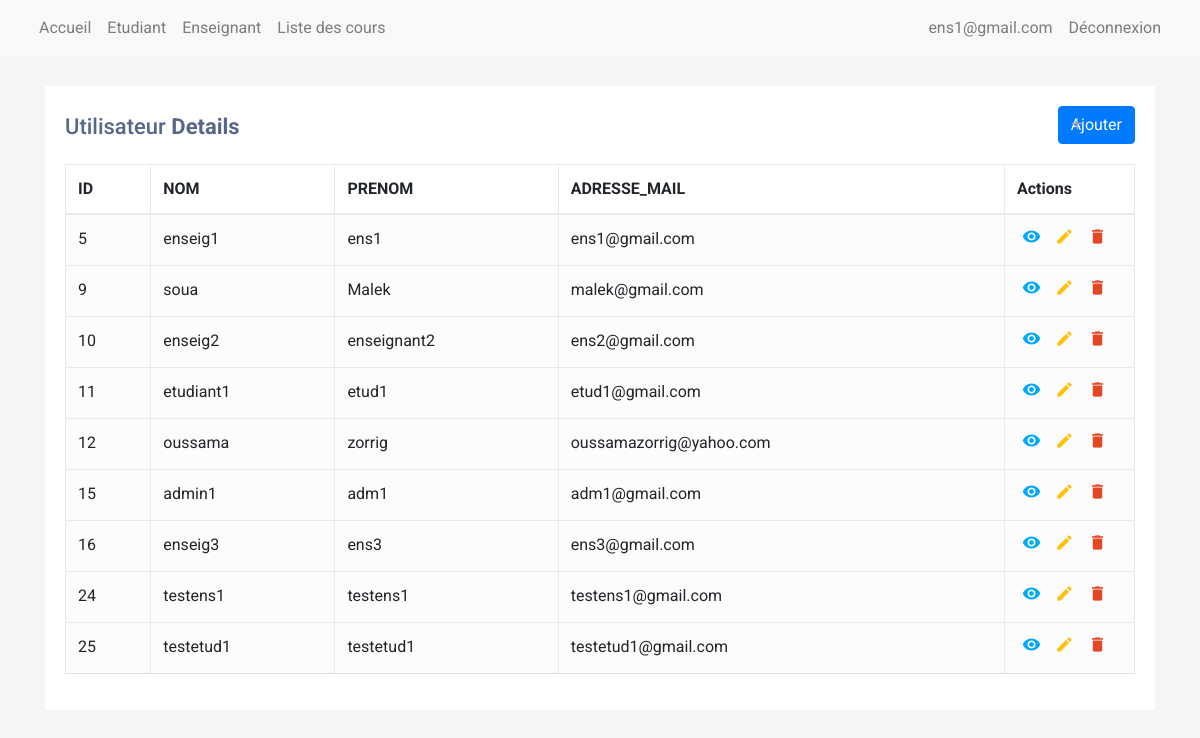
Screenshot of /miniprojet/Accueil_admin.php (signed in) with the database file from the repository.
### tables this page shows
CREATE TABLE `utilisateur` (
  `id_utilisateur` int NOT NULL,
  `nom` varchar(100) DEFAULT NULL,
  `prenom` varchar(100) DEFAULT NULL,
  `email` varchar(100) DEFAULT NULL,
  `mot_de_passe` varchar(100) DEFAULT NULL,
  `Role` int DEFAULT NULL
);

### miniprojet/get_email.php (called while the page is built)
<?php
$conn = connect();
$id_utilisateur = $_SESSION['id_utilisateur'];
    $req = "SELECT email FROM utilisateur WHERE id_utilisateur= :id_utilisateur ";
    $statement = $conn->prepare($req);
    $statement->bindParam(':id_utilisateur', $id_utilisateur, PDO::PARAM_INT);
    $statement->execute();
    $user = $statement->fetch(PDO::FETCH_ASSOC);
?>

### miniprojet/Accueil_admin.php (the view, shortened to what this page needs)
<?php
require_once("get_email.php");
?>
<!DOCTYPE html>
<html lang="en">
<head>
<link rel="stylesheet" href="https://stackpath.bootstrapcdn.com/bootstrap/4.5.0/css/bootstrap.min.css">
<link rel="stylesheet" href="https://maxcdn.bootstrapcdn.com/font-awesome/4.7.0/css/font-awesome.min.css">
</head>
<body>
<header>
<nav class="navbar navbar-expand-lg navbar-light bg-light">
<div class="container-fluid">
<div class="collapse navbar-collapse" id="navbarNav">
<ul class="navbar-nav">
    <li>
    <a class="nav-link" href="Accueil_etudiant.php">Accueil</a>
    </li>
<li class="nav-item">
<a class="nav-link" href="Accueil_admin_etudiant.php">Etudiant</a>
</li>
<li class="nav-item">
<a class="nav-link" href="Accueil_admin_enseignant.php">Enseignant</a>
</li>
<li class="nav-item">
<a class="nav-link" href="Accueil_admin_cours.php">Liste des cours</a>
</li>
</ul>
<ul class="navbar-nav ml-auto">
<li class="nav-item">
<a class="nav-link"><?php echo $user['email']; ?></a>
</li>
<li class="nav-item">
<a class="nav-link" href="deconnexion.php">Déconnexion</a>
</li>
</ul>
</div>
</div>
</nav>
</header>
<div class="container-xl">
    <div class="table-responsive">
        <div class="table-wrapper">
            <div class="table-title">
                <div class="row">
                    <div class="col-sm-8"><h2>Utilisateur <b>Details</b></h2></div>
                    <div class="col-sm-4">
                        <div class="search-box">
                        <form action="ajouter_utilisateur.php" method="get">
                            <button type="submit" class="btn btn-primary">
                                <i class="material-icons">add</i> Ajouter
                            </button>
                        </form>
                        </div>
                    </div>
                </div>
            </div>
            <table class="table table-striped table-hover table-bordered">
                <thead>
                    <tr>
                        <th>ID</th>
                        <th>NOM</th>
                        <th>PRENOM </th>
                        <th>ADRESSE_MAIL</th>
                        <th>Actions</th>
                    </tr>
                </thead>
                <tbody>
                <?php
     require_once("connect.php");
    $req = "select * from utilisateur ";
try {
    $resultat = $conn->query($req);
    while($ligne = $resultat->fetch(PDO::FETCH_ASSOC)) {
        echo "<tr>";
        echo "<td>".$ligne["id_utilisateur"]."</td>";
        echo "<td>".$ligne["nom"]."</td>";
        echo "<td>".$ligne["prenom"]."</td>";
        echo "<td>".$ligne["email"]."</td>";
        echo" <td>
        <a href='affichage_par_id.php?id_utilisateur=".$ligne["id_utilisateur"]."' class='view' title='View' data-toggle='tooltip'><i class='material-icons'>&#xE417;</i></a>
        <a href='edit_utilisateur.php?id_utilisateur=".$ligne["id_utilisateur"]."' class='edit' title='Edit' data-toggle='tooltip'><i class='material-icons'>&#xE254;</i></a>
        <a href='supprimer_utilisateur.php?id_utilisateur=".$ligne["id_utilisateur"]."' class='delete' title='Delete' data-toggle='tooltip'><i class='material-icons'>&#xE872;</i></a>
    </td>";
        echo "<tr>";
    }
    echo "</table>";
}
catch(PDOException $e)
{
    echo "<br> Probleme de requete".$e->getMessage();
}
?>
        </div>
    </div>
</div>
</body>
</html>

### miniprojet/Accueil_admin.php (style rules this page uses)
body { color: #566787; background: #f5f5f5; font-family: 'Roboto', sans-serif; }
.table-responsive { margin: 30px 0; }
.table-wrapper { min-width: 1000px; background: #fff; padding: 20px; box-shadow: 0 1px 1px rgba(0,0,0,.05); }
.table-title { padding-bottom: 10px; margin: 0 0 10px; min-width: 100%; }
.table-title h2 { margin: 8px 0 0; font-size: 22px; }
.search-box { position: relative; float: right; }
.search-box i { color: #a0a5b1; position: absolute; font-size: 19px; top: 8px; left: 10px; }
table.table tr th, table.table tr td { border-color: #e9e9e9; }
table.table-striped tbody tr:nth-of-type(odd) { background-color: #fcfcfc; }
table.table td:last-child { width: 130px; }
table.table td a { color: #a0a5b1; display: inline-block; margin: 0 5px; }
table.table td a.view { color: #03A9F4; }
table.table td a.edit { color: #FFC107; }
table.table td a.delete { color: #E34724; }
table.table td i { font-size: 19px; }

### rows the page displays
utilisateur: email "ens1@gmail.com", id_utilisateur "5", nom "enseig1", prenom "ens1"
utilisateur: id_utilisateur "9", nom "soua", prenom "Malek", email "malek@gmail.com"
utilisateur: id_utilisateur "10", nom "enseig2", prenom "enseignant2", email "ens2@gmail.com"
utilisateur: id_utilisateur "11", nom "etudiant1", prenom "etud1", email "etud1@gmail.com"
utilisateur: id_utilisateur "12", nom "oussama", prenom "zorrig", email "oussamazorrig@yahoo.com"
utilisateur: id_utilisateur "15", nom "admin1", prenom "adm1", email "adm1@gmail.com"
utilisateur: id_utilisateur "16", nom "enseig3", prenom "ens3", email "ens3@gmail.com"
utilisateur: id_utilisateur "24", nom "testens1", prenom "testens1", email "testens1@gmail.com"
utilisateur: id_utilisateur "25", nom "testetud1", prenom "testetud1", email "testetud1@gmail.com"
